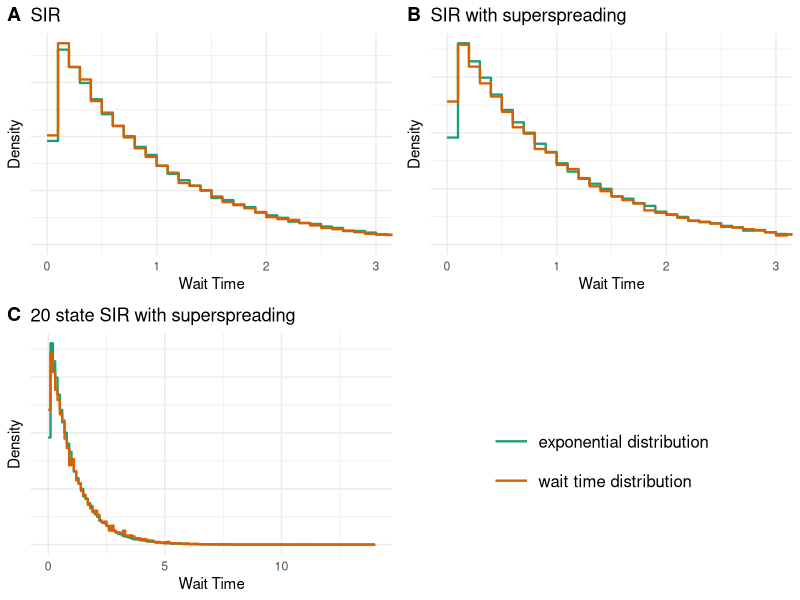

Write R code to recreate this figure. (Note: this script raises an error after producing the figure.)
library(ggplot2)
library(ggpubr)
# Clear workspace
rm(list=ls())

# Set random seed for reproducibility
set.seed(6465546)

# clear workspace
rm(list = ls())

# Set the directory to the directory of the file
this.dir <- dirname(parent.frame(2)$ofile)
setwd(this.dir)

# Define consistent color scheme
wait_time_color <- "#d95f02"  # Orange for wait time distribution
exponential_color <- "#1b9e77"  # Teal for exponential distribution

t1 = read.table("./waitTimes.tsv", header = FALSE, sep = "\t")
t2 = read.table("./structWaitTimes.tsv", header = FALSE, sep = "\t")
t2$V1 = t2$V1 + max(t1$V1)

t = rbind(t1, t2)

t$superspreading = "without"
t[t$V1>500, "superspreading"] = "with"
t[t$V1>1000, "superspreading"] = "structured"
t$V3 = as.numeric(t$V2)

# simulate exponential random numbers with mean 1 for comparison
n = 100000
x = rexp(n, rate = 1)
expo_df = data.frame(x = x)

p1 = ggplot(t[t$superspreading == "without",], aes(x = V2)) + 
  stat_bin(data=expo_df, aes(x=x, y=..density.., color="exponential distribution"), 
           binwidth=0.1, geom="step", position="identity", size=0.8) +
  stat_bin(aes(y = ..density.., color = "wait time distribution"), 
           binwidth = 0.1, geom="step", position="identity", size=0.8) +
  scale_color_manual(values = c("exponential distribution" = exponential_color,
                                "wait time distribution" = wait_time_color),
                     name = "") +
  theme_minimal() +
  ggtitle("SIR") + 
  theme(legend.position = "none",
        axis.text.y = element_blank(),
        axis.ticks.y = element_blank()) +
  coord_cartesian(xlim = c(0, 3)) +
  xlab("Wait Time") + 
  ylab("Density")

p2 = ggplot(t[t$superspreading == "with",], aes(x = V2)) + 
  stat_bin(data=expo_df, aes(x=x, y=..density.., color="exponential distribution"), 
           binwidth=0.1, geom="step", position="identity", size=0.8) +
  stat_bin(aes(y = ..density.., color = "wait time distribution"), 
           binwidth = 0.1, geom="step", position="identity", size=0.8) +
  scale_color_manual(values = c("exponential distribution" = exponential_color,
                                "wait time distribution" = wait_time_color),
                     name = "") +
  theme_minimal() +
  ggtitle("SIR with superspreading") + 
  theme(legend.position = "none",
        axis.text.y = element_blank(),
        axis.ticks.y = element_blank()) +
  coord_cartesian(xlim = c(0, 3)) +
  xlab("Wait Time") + 
  ylab("Density")

p3 = ggplot(t[t$superspreading == "structured",], aes(x = V2)) + 
  stat_bin(data=expo_df, aes(x=x, y=..density.., color="exponential distribution"), 
           binwidth=0.1, geom="step", position="identity", size=0.8) +
  stat_bin(aes(y = ..density.., color = "wait time distribution"), 
           binwidth = 0.1, geom="step", position="identity", size=0.8) +
  scale_color_manual(values = c("exponential distribution" = exponential_color,
                                "wait time distribution" = wait_time_color),
                     name = "") +
  theme_minimal() +
  ggtitle("20 state SIR with superspreading") + 
  theme(legend.position = "none",
        axis.text.y = element_blank(),
        axis.ticks.y = element_blank()) +
  xlab("Wait Time") + 
  ylab("Density")

# Extract legend from p1 (before removing its legend)
temp_plot_for_legend <- ggplot(t[t$superspreading == "without",], aes(x = V2)) + 
  stat_bin(data=expo_df, aes(x=x, y=..density.., color="exponential distribution"), 
           binwidth=0.1, geom="step", position="identity", size=0.8) +
  stat_bin(aes(y = ..density.., color = "wait time distribution"), 
           binwidth = 0.1, geom="step", position="identity", size=0.8) +
  scale_color_manual(values = c("exponential distribution" = exponential_color,
                                "wait time distribution" = wait_time_color),
                     name = "") +
  theme_minimal() +
  theme(legend.text = element_text(size = 12),
        legend.key.size = unit(1, "cm"))

library("cowplot")
# Extract just the legend
legend_only <- get_legend(temp_plot_for_legend)

p = plot_grid(p1, p2, p3, legend_only, labels = c("A", "B", "C", ""), ncol = 2)

plot(p)
ggsave("./../../Figures/WaitTimeDistribution.pdf", p, width = 6, height = 4)
